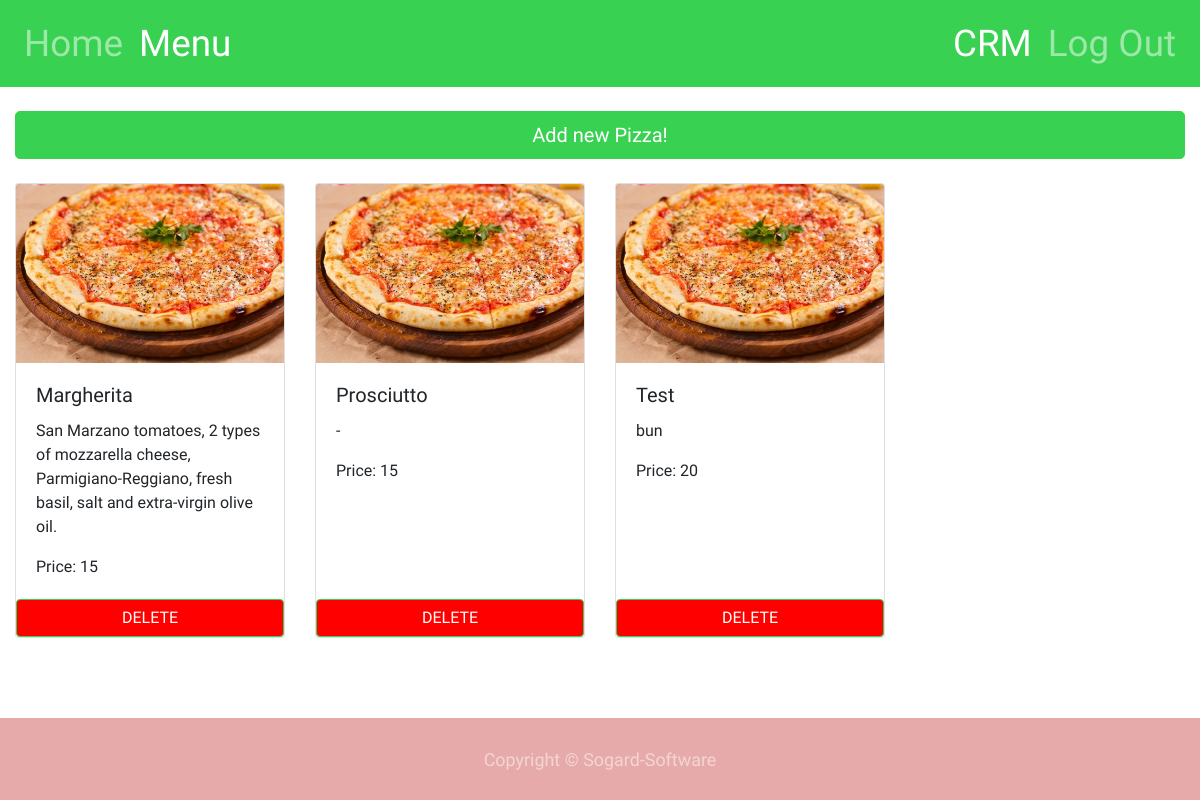
The app's page /menu/ (signed in), older data.
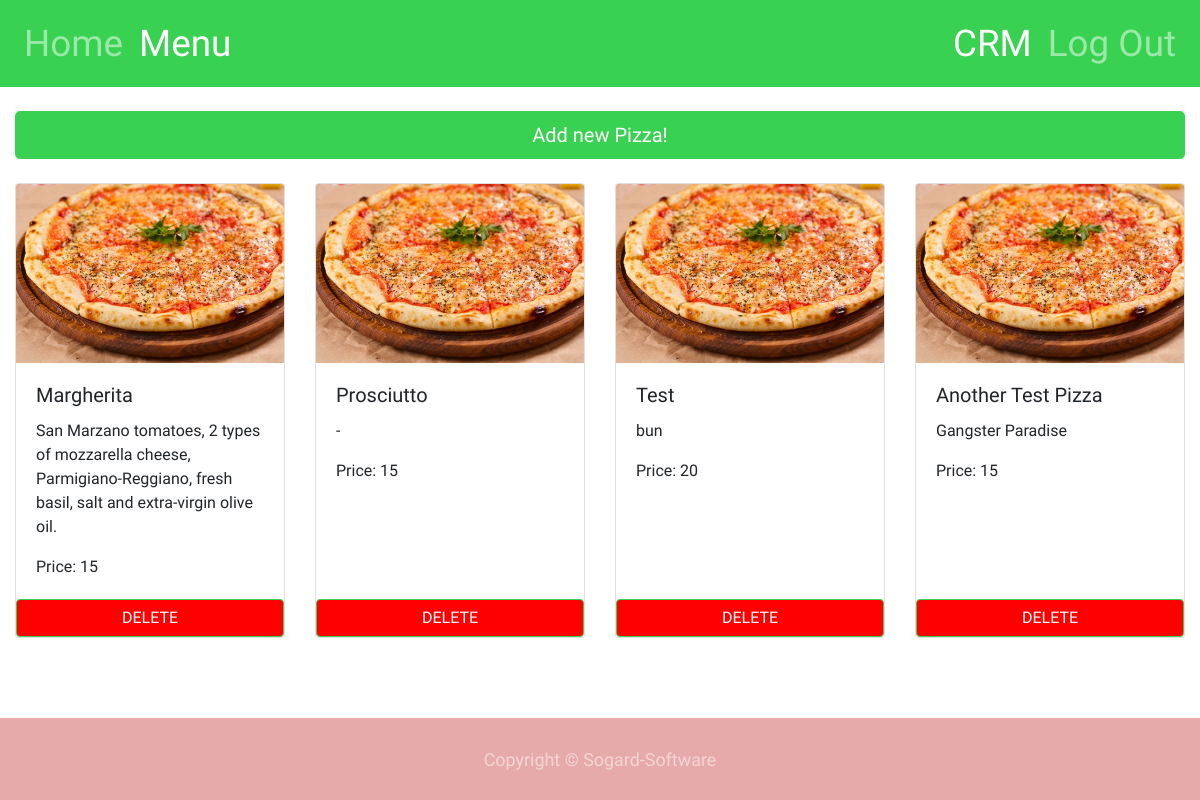
The same page, newer data.
### main/models.py (models this page shows, shortened)
class Pizzas(models.Model):
    name = models.CharField(max_length=200)
    description = models.TextField() # Ingredients n stuff
    photo = models.ImageField(upload_to='main/img', default='main/img/pizza.jpg')
    price = models.IntegerField(default=15)
    class Meta:
        verbose_name_plural = "Pizzas"

### main/views.py (the view)
# urls.py: path("menu/", views.menu, name="menu"),
def menu(request):
	pizzas = Pizzas.objects.all()
	if request.user.is_staff:
		context = {"pizzas":pizzas, "staff":"yes"}
		return render(request, "main/menu_staff.html", context)
	else:
		if request.user.is_authenticated:
			context = {"pizzas":pizzas, "logged_in":True}
		else:
			context = {"pizzas":pizzas}
		return render(request, "main/menu.html", context)

### main/templates/main/menu_staff.html (shortened to what this page needs)
{% extends "main/base.html" %}
{% load static %}
{% block body %}
<br>
<a href="/add_new_pizza" class="btn btn-primary btn-lg btn-block" role="button">Add new Pizza!</a>
<br>
<div class="row row-cols-1 row-cols-md-4">
    {% for pizza in pizzas %}
        <div class="col mb-4" id="{{pizza.id}}">
            <div class="card h-100 overlay">
                <img src="/static/{{pizza.photo}}" class="card-img-top" alt="...">
                <div class="card-body" id="{{forloop.counter0}}">
                    <h5 class="card-title" id="{{ forloop.counter0 }}">{{pizza.name}}</h5>
                    <p class="card-text">{{pizza.description}}</p>
                    <p class="card-text">Price: {{pizza.price}}</p>
                </div>
                <button onclick="delete_func('{{pizza.id}}', '{{pizza.name}}')" class="btn btn-primary" style="background-color: red;">DELETE</button>
            </div>
        </div>
    {% endfor %}
</div>
{% endblock %}

Row changes from the older to the newer data that the page shows:
added Pizzas: photo (picture), name "Another Test Pizza", description "Gangster Paradise", price "15"
